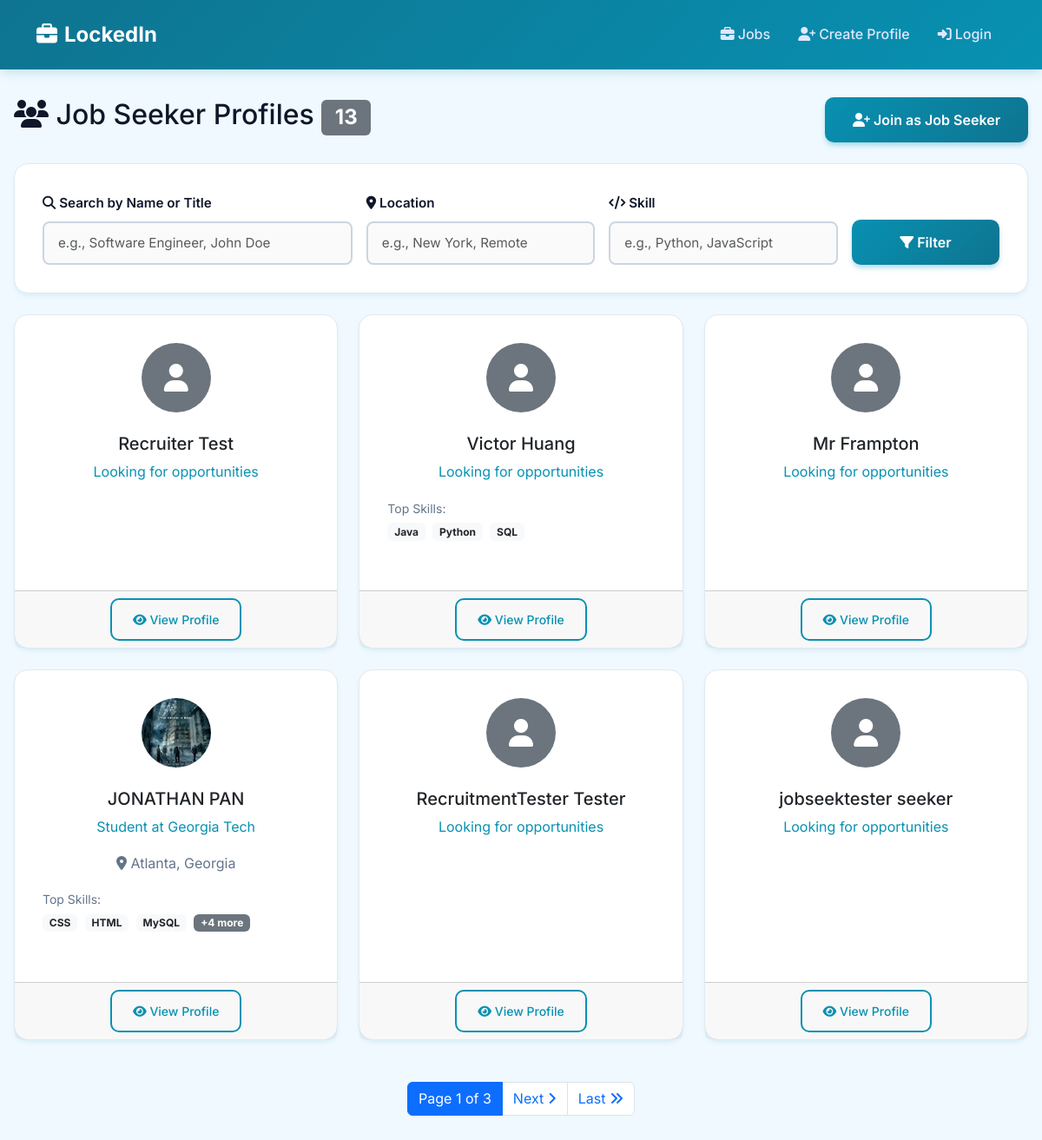
Page /profiles/ on the earlier database version.
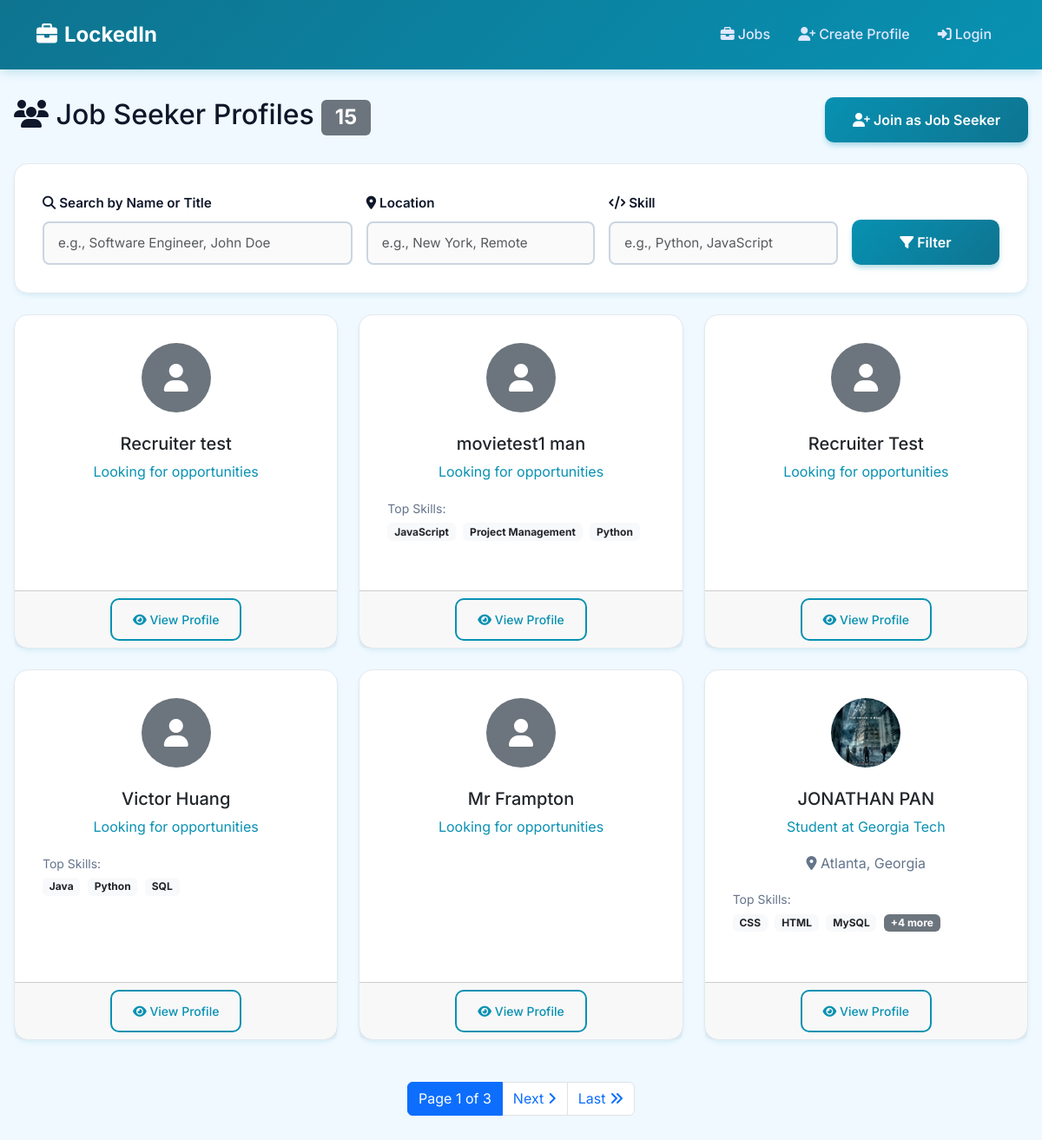
Same page on the later database version.
### profiles/models.py (models this page shows, shortened)
class JobSeekerProfile(models.Model):
    user = models.OneToOneField(CustomUser, on_delete=models.CASCADE, related_name='job_seeker_profile')
    headline = models.CharField(max_length=200, help_text="Professional headline or title")
    bio = models.TextField(max_length=1000, blank=True, help_text="Brief professional summary")
    location = models.CharField(max_length=100, blank=True)
    latitude = models.DecimalField(max_digits=9, decimal_places=6, null=True, blank=True, help_text="Latitude coordinate")
    longitude = models.DecimalField(max_digits=9, decimal_places=6, null=True, blank=True, help_text="Longitude coordinate")
    commute_radius_miles = models.IntegerField(default=25, help_text="Preferred commute radius in miles")
    phone = models.CharField(max_length=20, blank=True)
    website = models.URLField(blank=True)
    linkedin_url = models.URLField(blank=True)
    github_url = models.URLField(blank=True)
    portfolio_url = models.URLField(blank=True)
    profile_picture = models.ImageField(upload_to='profile_pictures/', blank=True, null=True)
    is_public = models.BooleanField(default=True, help_text="Make profile visible to recruiters")
    created_at = models.DateTimeField(auto_now_add=True)
    updated_at = models.DateTimeField(auto_now=True)

class CustomUser(AbstractUser):
    USER_TYPE_CHOICES = [
        ('job_seeker', 'Job Seeker'),
        ('recruiter', 'Recruiter'),
        ('admin', 'Administrator'),
    ]
    STATUS_CHOICES = [
        ('active', 'Active'),
        ('suspended', 'Suspended'),
        ('flagged', 'Flagged'),
    ]
    user_type = models.CharField(max_length=20, choices=USER_TYPE_CHOICES, default='job_seeker')
    status = models.CharField(max_length=20, choices=STATUS_CHOICES, default='active')
    created_at = models.DateTimeField(auto_now_add=True)
    updated_at = models.DateTimeField(auto_now=True)

class Skill(models.Model):
    SKILL_LEVELS = [
        ('beginner', 'Beginner'),
        ('intermediate', 'Intermediate'),
        ('advanced', 'Advanced'),
        ('expert', 'Expert'),
    ]
    profile = models.ForeignKey(JobSeekerProfile, on_delete=models.CASCADE, related_name='skills')
    name = models.CharField(max_length=100)
    level = models.CharField(max_length=20, choices=SKILL_LEVELS, default='intermediate')
    created_at = models.DateTimeField(auto_now_add=True)
    class Meta:
        unique_together = ['profile', 'name']
        ordering = ['name']

### profiles/views.py (the view, shortened to what this page needs)
# urls.py: path('profiles/', views.public_profile_list, name='profile_list'),
def public_profile_list(request):
    from django.core.paginator import Paginator
    from django.db.models import Q
    profiles = JobSeekerProfile.objects.filter(
        is_public=True
    ).select_related('user').prefetch_related('skills').order_by('-updated_at')
    search_query = request.GET.get('search', '')
    location_filter = request.GET.get('location', '')
    skill_filter = request.GET.get('skill', '')
    if location_filter:
        profiles = profiles.filter(location__icontains=location_filter)
    if skill_filter:
        profiles = profiles.filter(skills__name__icontains=skill_filter).distinct()
    paginator = Paginator(profiles, 6)  # Show 6 profiles per page
    page_number = request.GET.get('page', 1)
    profiles_page = paginator.get_page(page_number)
    context = {
        'profiles': profiles_page,
        'search_query': search_query,
        'location_filter': location_filter,
        'skill_filter': skill_filter,
        'total_count': paginator.count,
    }
    return render(request, 'profiles/profile_list.html', context)

### profiles/templates/profiles/profile_list.html (shortened to what the changed rows need)
{% extends 'base.html' %}
{% block content %}
<div class="d-flex justify-content-between align-items-center mb-4">
    <h2><i class="fas fa-users"></i> Job Seeker Profiles <span class="badge bg-secondary">{{ total_count }}</span></h2>
</div>
<div class="row">
    {% for profile in profiles %}
        <div class="col-md-6 col-lg-4 mb-4">
            <div class="card h-100">
                <div class="card-body">
                    <div class="text-center mb-3">
                        {% if profile.profile_picture %}
                            <img src="{{ profile.profile_picture.url }}" alt="Profile Picture"
                                 class="rounded-circle" style="width: 80px; height: 80px; object-fit: cover;">
                        {% else %}
                            <div class="bg-secondary rounded-circle d-flex align-items-center justify-content-center mx-auto"
                                 style="width: 80px; height: 80px;">
                                <i class="fas fa-user fa-2x text-white"></i>
                            </div>
                        {% endif %}
                    </div>
                    <h5 class="card-title text-center">{{ profile.user.get_full_name|default:profile.user.username }}</h5>
                    <p class="card-text text-center text-primary">{{ profile.headline }}</p>
                    {% if profile.location %}
                        <p class="card-text text-center text-muted">
                            <i class="fas fa-map-marker-alt"></i> {{ profile.location }}
                        </p>
                    {% endif %}
                    {% if profile.skills.all %}
                        <div class="mb-3">
                            <small class="text-muted">Top Skills:</small>
                            <div>
                                {% for skill in profile.skills.all|slice:":3" %}
                                    <span class="badge bg-light text-dark me-1">{{ skill.name }}</span>
                                {% endfor %}
                                {% if profile.skills.count > 3 %}
                                    <span class="badge bg-secondary">+{{ profile.skills.count|add:"-3" }} more</span>
                                {% endif %}
                            </div>
                        </div>
                    {% endif %}
                </div>
                <div class="card-footer text-center">
                    <a href="{% url 'view_public_profile' profile.user.id %}" class="btn btn-outline-primary btn-sm">
                        <i class="fas fa-eye"></i> View Profile
                    </a>
                </div>
            </div>
        </div>
    {% endfor %}
</div>
{% endblock %}

Differences in the rows shown:
no longer on this page (row unchanged): JobSeekerProfile: user.get_full_name "RecruitmentTester Tester", headline "Looking for opportunities"
no longer on this page (row unchanged): JobSeekerProfile: user.get_full_name "jobseektester seeker", headline "Looking for opportunities"
added JobSeekerProfile: user.get_full_name "Recruiter test", headline "Looking for opportunities"
added JobSeekerProfile: user.get_full_name "movietest1 man", headline "Looking for opportunities"
added Skill: name "JavaScript", shown under "movietest1 man"
added Skill: name "Project Management", shown under "movietest1 man"
added Skill: name "Python", shown under "movietest1 man"
Other differences:
{{ total_count }}: "13" → "15"
